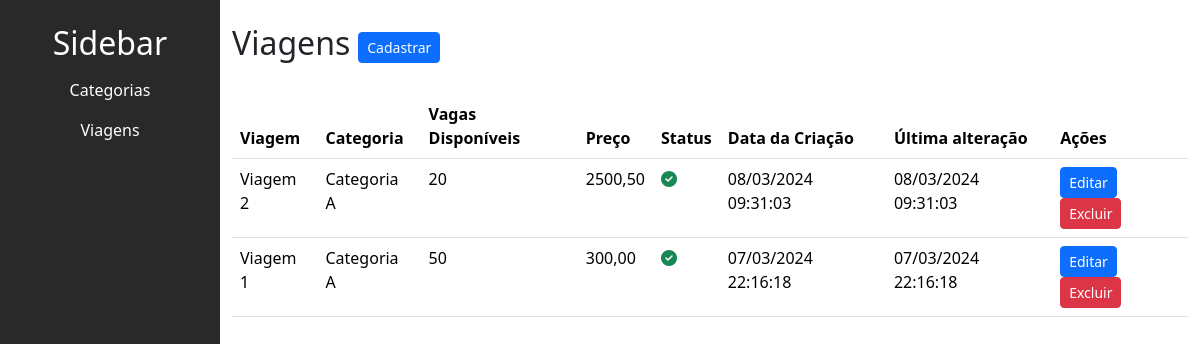
The page /trip/listar_viagens/ on the database as committed earlier.
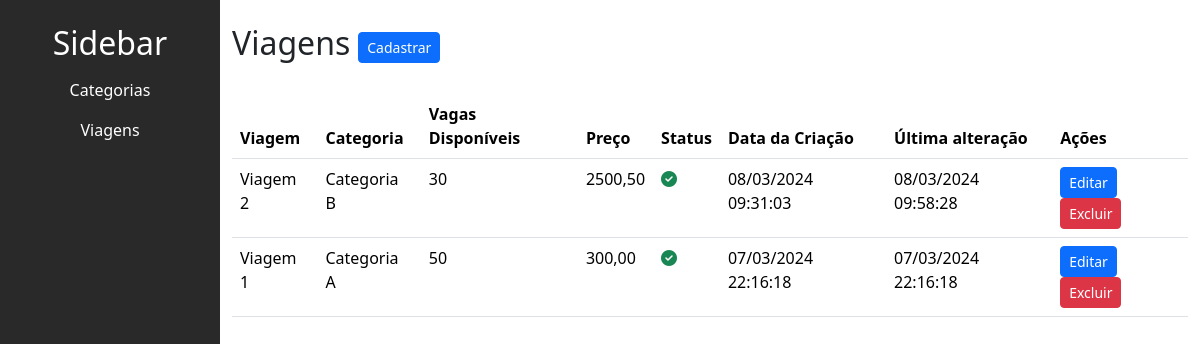
The same page on the database as committed later.
### trip/models.py (models this page shows, shortened)
class Viagem(models.Model):
    titulo = models.CharField(max_length=200)
    slug = models.SlugField(unique=True, blank=True)
    categoria = models.ForeignKey(
        Categoria, on_delete=models.SET_NULL, null=True, blank=True, default=None)  # noqa
    descricao = models.TextField(null=False)
    custo = models.DecimalField(max_digits=10, decimal_places=2, null=False)
    preco = models.DecimalField(max_digits=10, decimal_places=2, null=False)
    check_in_data = models.DateTimeField(null=False)
    check_out_data = models.DateTimeField(null=False)
    vagas_disponiveis = models.IntegerField()
    is_active = models.BooleanField(default=True)
    created_at = models.DateTimeField(auto_now_add=True)
    updated_at = models.DateTimeField(auto_now=True)

class Categoria(models.Model):
    titulo = models.CharField(max_length=50, null=False)
    is_active = models.BooleanField(default=True)
    created_at = models.DateTimeField(auto_now_add=True)
    updated_at = models.DateTimeField(auto_now=True)
    def __str__(self):
        return self.titulo

### trip/views.py (the view)
# urls.py: path('listar_viagens/', listar_viagens, name='listar_viagens'),
def listar_viagens(request):
    viagens = Viagem.objects.all().order_by('-id')
    categorias = Categoria.objects.filter(is_active=True).order_by('-id')
    return render(request, 'trip/viagem/listar_viagens.html',
                  {'viagens': viagens, 'categorias': categorias})

### trip/templates/trip/viagem/listar_viagens.html (shortened to what this page needs)
{% extends "base.html" %}
{% block content %}
<div class="main-content" id="mainContent">
  <div class="d-flex align-items-center">
    <h2 class="me-2">Viagens</h2>
    <a  href="{% url "trip:criar_viagem" %}">
      <button class="btn btn-sm btn-primary">Cadastrar</button>
    </a>
  </div>
  <table class="table mt-4">
    <thead>
      <tr>
        <th>Viagem</th>
        <th>Categoria</th>
        <th>Vagas Disponíveis</th>
        <th>Preço</th>
        <th>Status</th>
        <th>Data da Criação</th>
        <th>Última alteração</th>
        <th>Ações</th>
      </tr>
    </thead>
    <tbody>
      {% for viagem in viagens %}
      <tr>
        <td>{{ viagem.titulo }}</td>
        <td>{{ viagem.categoria }}</td>
        <td>{{ viagem.vagas_disponiveis }}</td>
        <td>{{ viagem.preco }}</td>
        <td>
          {% if viagem.is_active %}
            <i class="fa-solid fa-circle-check text-success"></i>
          {% else %}
            <i class="fa-solid fa-circle-xmark text-danger"></i>
          {% endif %}
        </td>
        <td>{{ viagem.created_at|date:"d/m/Y H:i:s" }}</td>
        <td>{{ viagem.updated_at|date:"d/m/Y H:i:s"}}</td>
        <td>
          <button type="button" class="btn btn-sm btn-primary" data-bs-toggle="modal" data-bs-target="#editModal{{ viagem.id }}">
            Editar
          </button>
          <button type="button" class="btn btn-sm btn-danger" data-bs-toggle="modal" data-bs-target="#deleteModal{{ viagem.id }}">
            Excluir
          </button>
        </td>
      </tr>
      {% endfor %}
    </tbody>
  </table>
</div>
{% endblock content %}

Rows that differ between the two databases and show on the page:
changed Viagem "Viagem 2": categoria "Categoria A" → "Categoria B"; vagas_disponiveis "20" → "30"; updated_at "08/03/2024 09:31:03" → "08/03/2024 09:58:28"
